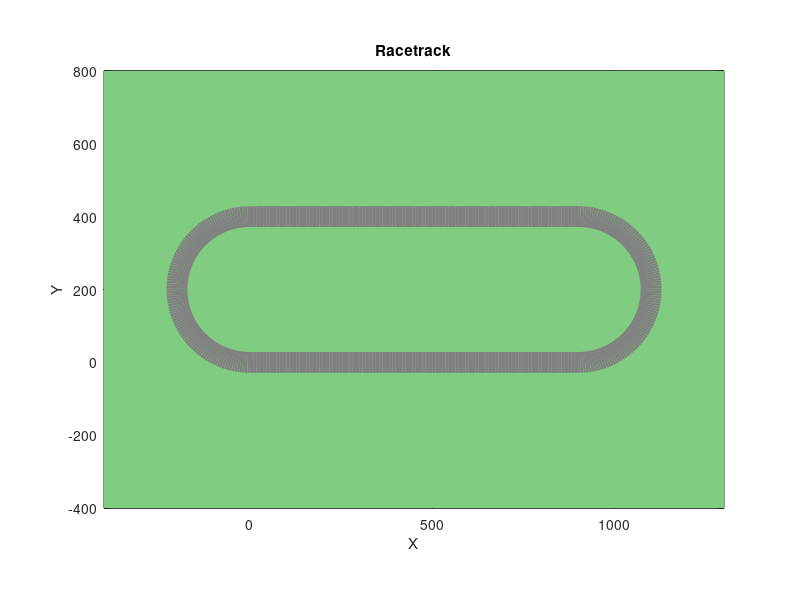

Here is the MATLAB script that generated this plot: (Note: this script raises an error after producing the figure.)
% Define parameters
radius = 200; % Radius of curved sections
straight_length = 900; % Length of straight sections
track_width = 15; % Width of the track

path = struct();
path.width = track_width;
path.l_st = straight_length;
path.radius = radius;


t = 0.05;

% First Curve
theta1 = linspace(3*pi/2, pi/2, 100);
x1 = radius * cos(theta1);
y1 = radius * sin(theta1);

% Second Curve
theta2 = linspace(-pi/2, -3*pi/2, 100);
x2 = -radius * cos(theta2) + straight_length;
y2 = -radius * sin(theta2);

% First Straight
x3 = linspace(0, straight_length, 100);
y3 = -200 * ones(size(x3));

% Second Straight
x4 = linspace(straight_length, 0, 100);
y4 = 200 * ones(size(x4));

% Combine
xpath = [x3, fliplr(x2), (x4), fliplr(x1)];
ypath = [y3, fliplr(y2), (y4), fliplr(y1)];
xpath = xpath - xpath(1);
ypath = ypath - ypath(1);

plot(xpath, ypath, '.r');

hold on

x_min = -400;
x_max = 1300;

y_min = -400;
y_max = 800;

% Plot the green background
patch([x_min, x_max, x_max, x_min], [y_min, y_min, y_max, y_max], [0.5 0.8 0.5], 'EdgeColor', 'none');

% Plot the track in grey
plot(xpath, ypath, 'Color', [0.5 0.5 0.5], 'LineWidth', track_width);
axis equal;
title('Racetrack');
xlabel('X');
ylabel('Y');
grid on;

% Set x and y limits
xlim([-400, 1300]);
ylim([-400, 800]);

% start an animated line feature
h = animatedline('Color', 'r', 'LineWidth', 1);
axis([-400 1300 -400 800])

% create a "car" of width w and height 2w
w = 10;
car = [- w*2, - w; w*2, -w; w*2, w; -w*2, w]';
a = patch('XData', car(:, 1), 'YData', car(:, 2));
a.EdgeColor = [0 0 0];
a.FaceColor = 'b';

% perform an animated "simulation" - no dynamics, just kinematics
for i = 1:length(xpath)-1
    x = xpath(i);
    y = ypath(i);
   
    addpoints(h, x, y);

    % Calculate slope of the curve at current point
    slope = (ypath(i+1) - ypath(i)) / (xpath(i+1) - xpath(i));
    
    % Rotate car according to slope of curve 
    angle = atan(slope);
    car_centered = car - mean(car, 2);
    car_rotated = rotate(car_centered, angle);
    car_final = car_rotated + [x; y];
    
    % Update car image
    a.XData = car_final(1, :);
    a.YData = car_final(2, :);
    
    pause(t);
    
    drawnow limitrate nocallbacks
end

hold off


function xyt = rotate(xy, theta)
    R = [cos(theta), -sin(theta); sin(theta), cos(theta)];
    xyt = R * xy;
end

